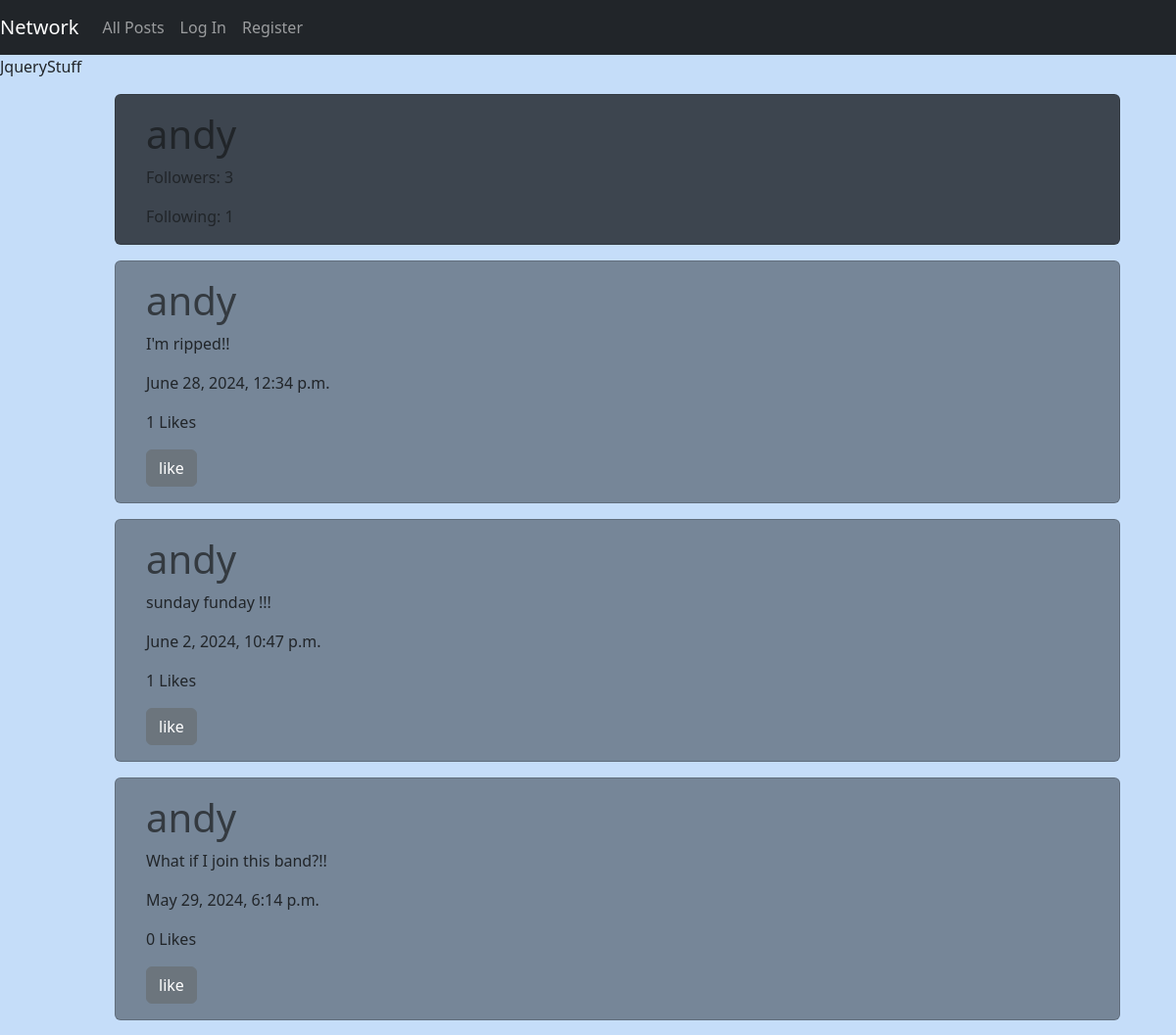
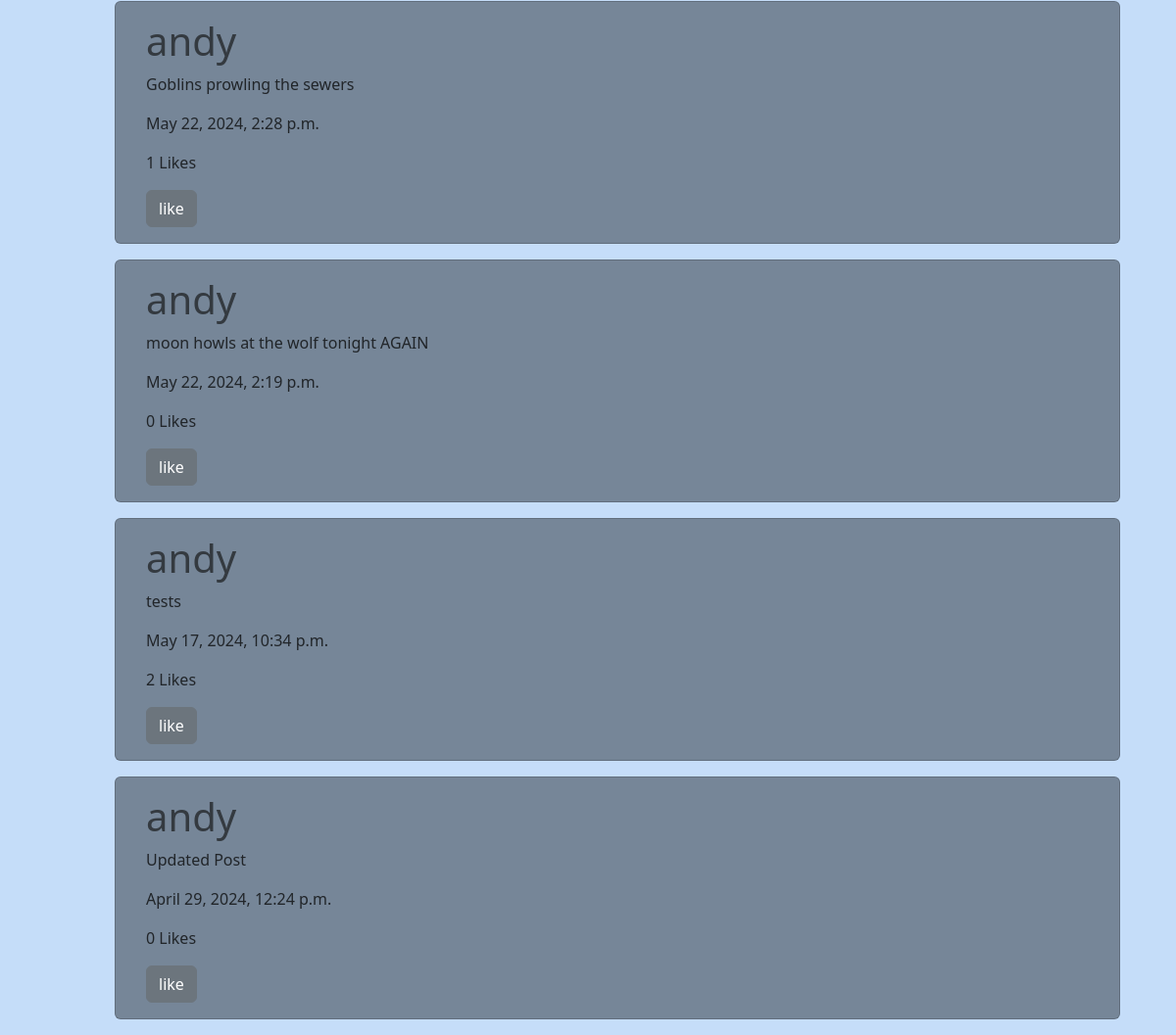
The app's page /profile/1 with its own data (2 pictures, top to bottom).
### network/models.py (models this page shows, shortened)
class User(AbstractUser):
    followers = models.ManyToManyField('self', related_name='following', symmetrical=False, blank=True)
    def __str__(self):
        return self.username

class Post(models.Model):
    user = models.ForeignKey('User', on_delete=models.CASCADE, blank=True, null=True)
    text = models.CharField(max_length=255, blank=True)
    timestamp = models.DateTimeField(auto_now_add=True)
    likes = models.ManyToManyField('User', related_name='liked', blank=True)

### network/views.py (the view)
# urls.py: path("profile/<int:id>", views.user_profile, name="profile"),
def user_profile(request, id):
    if request.method == "GET":
        target_user = User.objects.get(pk=id)
        posts = Post.objects.filter(user=id)
        page_number = request.GET.get('page', 1)
        by_time = posts.order_by("-timestamp").all()
        paginator = Paginator(by_time,7)
        page_posts = paginator.get_page(page_number)
        logged_in = request.user
        followers = target_user.followers.all()
        following = target_user.following.all()
        is_following = logged_in in followers
        return render(request, "network/profile.html", {
            "posts":page_posts,
            "target_user": target_user,
            "logged_in": logged_in,
            "followers": followers.count(),
            "following": following.count(),
            "is_following": is_following,
        })
    elif request.method == "POST":
       follow = target_user.followers.add(current_user)
       follow.save()
    return JsonResponse({'message': 'User followed successfully'})

### network/templates/network/profile.html (shortened to what this page needs)
{% extends "network/layout.html" %}
{% load static %}
{% block body %}
<div class="card profile-header my-3 ">
    <div class="card-body">
    <h1 class="card-title">{{ target_user }}</h1>
    <p class="card-text">Followers: {{ followers }}</p>
    <p class="card-text">Following: {{ following }}</p>
</div>
</div>
<div>
    {% for post in posts %}
    <div class="card postcard mb-3" id="post-{{ post.id }}" >
        <div class="card-body">
        <h1><a href="/profile/{{ post.user.id }}"> {{ post.user.username }}</a></h1>
        <p class="post-text">{{ post.text }}</p>
        <p>{{ post.timestamp }}</p>
        <p id="like-count-{{ post.id }}" >{{ post.likes.count }} Likes</p>
        <button class="btn btn-secondary  like-button" id="like-button-{{ post.id }}" data-post-id="{{ post.id }}" >like</button>
        </div>
        </div>
    {% endfor %}
</div>
{% endblock %}

### network/static/network/styles.css (style rules this page uses)
body { background-color: #c5ddf9; display: block; }
.postcard { max-width: 90%; background-color: #768698; margin-left: auto; margin-right: auto; padding-left: 15px; }
.profile-header { max-width: 90%; background-color: #3d454f; margin-left: auto; margin-right: auto; padding-left: 15px; }
a { color: #343a40; text-decoration: none; }

### records on screen
User: username "andy"
Post: user.username "andy", text "I'm ripped!!", timestamp "June 28, 2024, 12:34 p.m.", likes.count "1"
Post: user.username "andy", text "sunday funday !!!", timestamp "June 2, 2024, 10:47 p.m.", likes.count "1"
Post: user.username "andy", text "What if I join this band?!!", timestamp "May 29, 2024, 6:14 p.m.", likes.count "0"
Post: user.username "andy", text "Goblins prowling the sewers", timestamp "May 22, 2024, 2:28 p.m.", likes.count "1"
Post: user.username "andy", text "moon howls at the wolf tonight AGAIN", timestamp "May 22, 2024, 2:19 p.m.", likes.count "0"
Post: user.username "andy", text "tests", timestamp "May 17, 2024, 10:34 p.m.", likes.count "2"
Post: user.username "andy", text "Updated Post", timestamp "April 29, 2024, 12:24 p.m.", likes.count "0"

### other values on screen
{{ followers }} "3"
{{ following }} "1"
